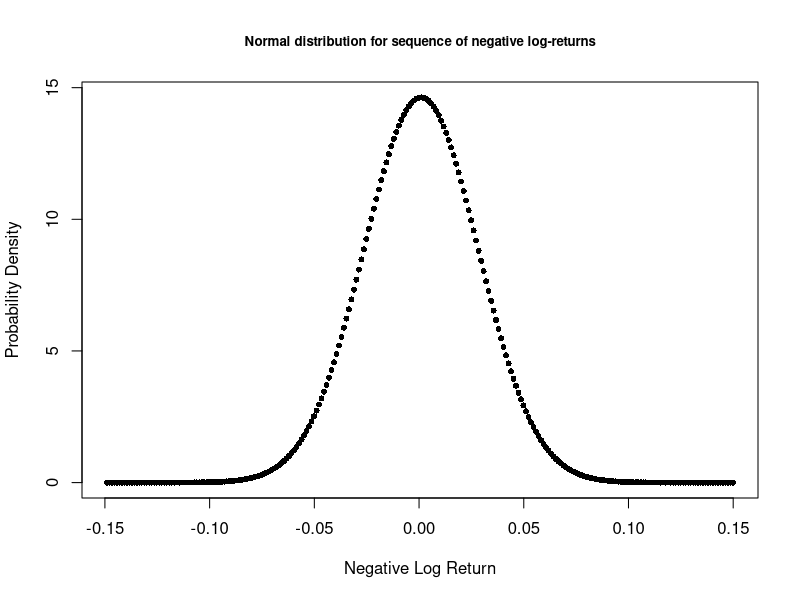

Reproduce this figure in R.
### ACTSC445 A2 Q2 and Q5 ###

td <- read.csv("TD.csv")
td_adj_ts <- ts(data=td["Adj.Close"])

### part b ### 

# calculate negative daily log-returns
n <- length(td_adj_ts)
td_lrn <- -log(td_adj_ts[-1]/td_adj_ts[-n])

# fit normal dist. for sequence of negative log-returns
x <- seq(min(td_lrn), max(td_lrn), length = n)
y <- dnorm(x, mean = mean(td_lrn), sd = sd(td_lrn))
plot(x, y, 
     main = "Normal distribution for sequence of negative log-returns",
     xlab = "Negative Log Return", ylab = "Probability Density",
     pch=16, cex = 0.8, cex.main = 0.8)


### part c ###

# Develop an estimate for VaR_0.95 based on the fit normal dist.
# since td_lrn ~ N(u, sigma^2) we calculate VaR_0.95 as:
var_95 <- mean(td_lrn) + qnorm(0.95)*sd(td_lrn)


### part d ###

# Apply binomial distribution method to backtest VaR estimate from part c

# R is the number of losses larger than VaR estimate that is, all 
# log returns greater than var_95
R <- length(td_lrn[td_lrn > var_95])

# T is the total number of observations, note that n already contains the
# total number of stocks, so T = n - 1
T_tot <- n-1

# we let H_0:  VaR_0.95 = Var_0.95_hat
# so R ~ Bin(T,0.05) and it can be approximated as R ~ N(0,1) 
# we then calculate the observed value R_norm
R_norm <- (R - 0.05*T_tot) / sqrt(0.05*(1-0.05)*T_tot)

# find the p-value, p_val = 0.653505
# We see that it is greater than 0.1
p_val <- 2 * (pnorm(R_norm))


### part e ###

X_t = 0
Y_t = 0
n_00 = 0
n_01 = 0
n_10 = 0
n_11 = 0

# go through each day and check for states: n_00, n_01, n_10, n_11
for (t in 1:(T_tot)) {
  # stop loop on last day
  if (t == 251) {
    break
  }
  # check if exception occurs on day t
  if (td_lrn[t] > var_95) {
    X_t = 1
  } else {
    X_t = 0
  }
  # check if exception occurs on day t+1
  if (td_lrn[t+1] > var_95) {
    Y_t = 1
  } else {
    Y_t = 0
  }
  # check the contingency events
  # i,j = 0
  if (X_t == 0 && Y_t == 0) {
    n_00 = n_00 + 1
  }
  # i=0,j=1
  else if (X_t == 0 && Y_t == 1) {
    n_01 = n_01 + 1
  }
  # i=1,j=0
  else if (X_t == 1 && Y_t == 0) {
    n_10 = n_10 + 1
  }
  # i,j = 1
  else {
    n_11 = n_11 + 1
  }
}

# calculate pi values
pi_0 <- n_01 / (n_00 + n_01)
pi_1 <- n_11 / (n_10 + n_11)
pi <- (n_01 + n_11) / (n-1)

# calculate LR 
LR_ind_num <- ((1-pi)^(n_00 + n_10)) * pi^(n_01 + n_11)
LR_ind_den <- ((1-pi_0)^(n_00)) * (pi_0^(n_01)) * 
              ((1-pi_1)^(n_10)) * (pi_1^(n_11))
LR_ind <- -2*log(LR_ind_num / LR_ind_den)

# note that the lr_qchi = 3.841459 
lr_qchi <- qchisq(0.95, df=1) 


### Q5 ###

# b)

# i) exact probability value
q5_n <- c(10,20,30,40,50)
q5_m <- c(60,100)
pr_exact = c()
pr_ij = 0

for (i in q5_m) {
  for (j in q5_n) {
    pr_ij = (1 - exp(-i/10))^j
    pr_exact = c(pr_exact, pr_ij)
  }
  pr_exact = c(pr_exact, "next")
}

# ii) approx. probability value
pr_approx = c()

for (i in q5_m) {
  for (j in q5_n) {
    pr_ij = exp(-exp(-(i-(10*log(j)))/10))
    pr_approx = c(pr_approx, pr_ij)
  }
  pr_approx = c(pr_approx, "next")
}
  
  
  
  
  
  
  













